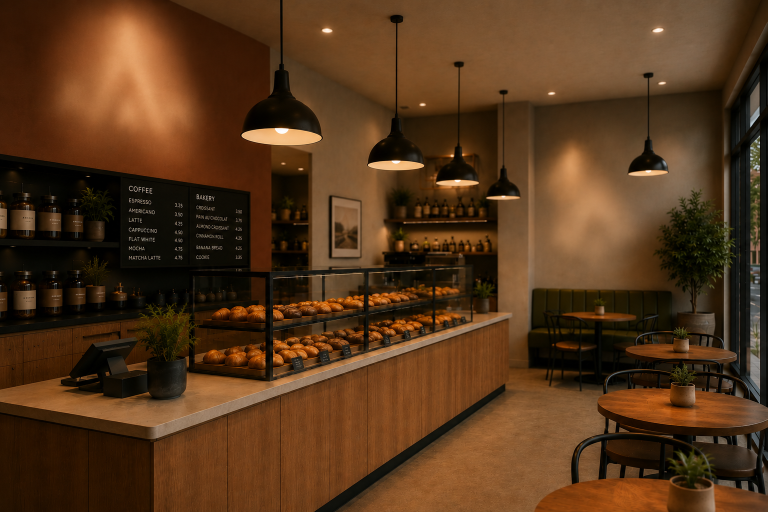
#> input picture ChatGPT Image Jul 29, 2026, 03_52_47 PM.png, 1535 x 1024 px (shown at 1/2 size)
$ python a5_to_a4.py '../ChatGPT Image Jul 29, 2026, 03_52_47 PM.png'
#> lines starting #> are read from the running program, lines starting #| are printed output that depends on the picture
#!/usr/bin/env python3
"""Собрать двухсторонний макет A4 из картинок страниц A5.

Каждый лист A4 кладётся горизонтально и делится пополам: две страницы A5
рядом. Лист печатается с двух сторон, поэтому в PDF стороны идут парами:
лицо листа 1, оборот листа 1, лицо листа 2, оборот листа 2, ...

Режимы раскладки (--mode):

  booklet  Брошюра на скрепку: стопка листов складывается пополам.
           Порядок страниц переставляется (8|1, 2|7, 6|3, 4|5 для 8 страниц).
           Это то, что нужно, если макет сгибается, а не режется.

  duplicate  Две одинаковые копии на листе: обе половины несут одну и ту же
           страницу. Для двустороннего изделия из двух страниц (лицо и оборот)
           получается один лист, который режется пополам на два готовых экземпляра.

  simple   Разрезать и сложить стопкой: левая половина листов -- первая
           половина страниц, правая -- вторая. После печати пачка режется
           пополам по сгибу, правая стопка кладётся под левую, порядок 1..N.

Порядок страниц берётся из имён файлов (натуральная сортировка: 2 < 10),
либо из явного списка файлов в аргументах.

Пример:
    python3 tools/a5_to_a4.py pages/ -o booklet.pdf --mode booklet
    python3 tools/a5_to_a4.py pages/*.jpg -o print.pdf --mode simple --flip long
"""

import argparse
import os
import re
import sys
import tempfile

from PIL import Image, ImageDraw

import img2pdf

MM = 1 / 25.4
A4_W_MM, A4_H_MM = 210.0, 297.0          # лист A4 (портрет)
SHEET_W_MM, SHEET_H_MM = A4_H_MM, A4_W_MM  # лист в макете лежит горизонтально
IMAGE_EXT = {".png", ".jpg", ".jpeg", ".webp", ".tif", ".tiff", ".bmp", ".gif"}


def natural_key(path):
    name = os.path.basename(path)
    return [int(p) if p.isdigit() else p.lower() for p in re.split(r"(\d+)", name)]


def collect_pages(inputs):
    files = []
    for item in inputs:
        if os.path.isdir(item):
            found = [
                os.path.join(item, f)
                for f in os.listdir(item)
                if os.path.splitext(f)[1].lower() in IMAGE_EXT
            ]
            files.extend(sorted(found, key=natural_key))
        else:
            files.append(item)
    if not files:
        sys.exit("Не найдено ни одной картинки страницы.")
    missing = [f for f in files if not os.path.isfile(f)]
    if missing:
        sys.exit("Нет таких файлов: " + ", ".join(missing))
    return files


def booklet_order(n_pages):
    """Пары (лево, право) для лицевой и оборотной стороны каждого листа.

    Нумерация страниц с 1, 0 -- пустая страница."""
    sheets = []
    for i in range(n_pages // 4):
        front = (n_pages - 2 * i, 2 * i + 1)
        back = (2 * i + 2, n_pages - 2 * i - 1)
        sheets.append((front, back))
    return sheets


def duplicate_order(n_pages):
    """Две одинаковые копии изделия на листе; 1 или 2 страницы на входе."""
    back = 2 if n_pages > 1 else 0
    return [((1, 1), (back, back))]


def stack_order(n_pages):
    """Раскладка «разрезать и сложить стопкой»."""
    half = n_pages // 2
    sheets = []
    for i in range(n_pages // 4):
        left_front, left_back = 2 * i + 1, 2 * i + 2
        right_front, right_back = half + 2 * i + 1, half + 2 * i + 2
        # На обороте лево и право меняются местами: при перевороте листа
        # левая половина оказывается там, где на лице была правая.
        sheets.append(((left_front, right_front), (right_back, left_back)))
    return sheets


def place(page_img, slot_w, slot_h, fit, background):
    """Вписать страницу в половину листа: contain -- целиком, cover -- в обрез."""
    canvas = Image.new("RGB", (slot_w, slot_h), background)
    if page_img is None:
        return canvas
    src = page_img.convert("RGB")
    scale = max if fit == "cover" else min
    factor = scale(slot_w / src.width, slot_h / src.height)
    new_size = (max(1, round(src.width * factor)), max(1, round(src.height * factor)))
    src = src.resize(new_size, Image.LANCZOS)
    canvas.paste(src, ((slot_w - src.width) // 2, (slot_h - src.height) // 2))
    return canvas


def build_sheet(pair, pages, geom, args):
    sheet = Image.new("RGB", (geom["w"], geom["h"]), args.background)
    slot_w, slot_h = geom["slot_w"], geom["slot_h"]
    for index, page_no in enumerate(pair):
        # Номера сверх реального количества страниц -- добивка до кратности 4.
        img = pages[page_no - 1] if 0 < page_no <= len(pages) else None
        half = place(img, slot_w, slot_h, args.fit, args.background)
        x = geom["margin"] + index * (slot_w + 2 * geom["gutter"])
        sheet.paste(half, (x, geom["margin"]))
    if args.fold_line:
        draw = ImageDraw.Draw(sheet)
        mid = geom["w"] // 2
        step = max(2, geom["h"] // 120)
        for y in range(0, geom["h"], step * 2):
            draw.line([(mid, y), (mid, y + step)], fill=(170, 170, 170), width=1)
    if args.crop_marks:
        draw = ImageDraw.Draw(sheet)
        length = max(6, geom["margin"] or round(5 * geom["px_mm"]))
        for x in (geom["margin"], geom["w"] // 2, geom["w"] - geom["margin"]):
            x = min(max(x, 0), geom["w"] - 1)
            draw.line([(x, 0), (x, length)], fill=(0, 0, 0), width=2)
            draw.line([(x, geom["h"] - length), (x, geom["h"])], fill=(0, 0, 0), width=2)
    return sheet


def main():
    parser = argparse.ArgumentParser(
        description="Двухсторонний макет A4 из страниц A5.",
        formatter_class=argparse.RawDescriptionHelpFormatter,
        epilog=__doc__,
    )
    parser.add_argument("inputs", nargs="+", help="папка со страницами или список файлов по порядку")
    parser.add_argument("-o", "--output", default="a4-print.pdf", help="итоговый PDF")
    parser.add_argument("--mode", choices=["booklet", "simple", "duplicate"], default="booklet",
                        help="booklet -- брошюра на сгиб (по умолчанию), simple -- разрезать и сложить "
                             "стопкой, duplicate -- две одинаковые копии на листе")
    parser.add_argument("--flip", choices=["short", "long"], default="short",
                        help="сторона переворота при двусторонней печати; для горизонтального макета "
                             "обычно 'по короткой стороне' (short)")
    parser.add_argument("--fit", choices=["contain", "cover"], default="contain",
                        help="contain -- страница целиком (по умолчанию), cover -- заполнить с обрезкой")
    parser.add_argument("--dpi", type=int, default=300, help="разрешение растра, по умолчанию 300")
    parser.add_argument("--margin", type=float, default=0.0, help="поле по краю листа, мм")
    parser.add_argument("--gutter", type=float, default=0.0, help="отступ от линии сгиба, мм")
    parser.add_argument("--background", default="#ffffff", help="цвет фона листа")
    parser.add_argument("--fold-line", action="store_true", help="пунктир по линии сгиба/реза")
    parser.add_argument("--crop-marks", action="store_true", help="метки реза по краям")
    parser.add_argument("--format", choices=["auto", "png", "jpeg"], default="auto",
                        help="как вложить растр в PDF: png без потерь, jpeg компактнее")
    parser.add_argument("--jpeg-quality", type=int, default=95)
    parser.add_argument("--preview", metavar="DIR", help="дополнительно выгрузить листы картинками в папку")
    args = parser.parse_args()

    files = collect_pages(args.inputs)
    pages = [Image.open(f) for f in files]
#> pages = 1 item
    n = len(pages)
#> n = 1
    if args.mode == "duplicate":
        if n > 2:
            sys.exit("Режим duplicate рассчитан на одну или две страницы (лицо и оборот).")
        padded, order = n, duplicate_order(n)
    else:
        padded = n + (-n % 4)
#> padded = 4
        order = booklet_order(padded) if args.mode == "booklet" else stack_order(padded)
#> the loop in booklet_order, `for i in range(n_pages // 4):` made 1 pass
#> (front, back) on pass 1: ((4, 1), (2, 3))
#> after the loop in booklet_order, `for i in range(n_pages // 4):`: sheets = [((4, 1), (2, 3))]
#> order = [((4, 1), (2, 3))]

    px_mm = args.dpi * MM
    geom = {
        "px_mm": px_mm,
        "w": round(SHEET_W_MM * px_mm),
        "h": round(SHEET_H_MM * px_mm),
        "margin": round(args.margin * px_mm),
        "gutter": round(args.gutter * px_mm),
    }
    geom["slot_w"] = (geom["w"] - 2 * geom["margin"] - 2 * geom["gutter"]) // 2
    geom["slot_h"] = geom["h"] - 2 * geom["margin"]

    if args.format == "auto":
        fmt = "jpeg" if any(os.path.splitext(f)[1].lower() in {".jpg", ".jpeg"} for f in files) else "png"
    else:
        fmt = args.format

    sheet_files = []
    tmpdir = tempfile.mkdtemp(prefix="a5toa4-")
    preview_dir = args.preview
    if preview_dir:
        os.makedirs(preview_dir, exist_ok=True)

    for sheet_no, (front, back) in enumerate(order, start=1):
        for side_name, pair in (("front", front), ("back", back)):
            sheet = build_sheet(pair, pages, geom, args)
            # Переворот по длинной стороне разворачивает оборот вверх ногами
            # для горизонтального макета -- компенсируем поворотом на 180 градусов.
            if side_name == "back" and args.flip == "long":
                sheet = sheet.rotate(180)
            path = os.path.join(tmpdir, f"sheet{sheet_no:03d}-{side_name}.{ 'jpg' if fmt=='jpeg' else 'png'}")
            if fmt == "jpeg":
                sheet.save(path, "JPEG", quality=args.jpeg_quality, dpi=(args.dpi, args.dpi), subsampling=0)
            else:
                sheet.save(path, "PNG", dpi=(args.dpi, args.dpi))
            sheet_files.append(path)
            if preview_dir:
                small = sheet.copy()
                small.thumbnail((1400, 1400), Image.LANCZOS)
                small.save(os.path.join(preview_dir, f"sheet{sheet_no:03d}-{side_name}.png"))
#> this loop made 1 pass
#> (sheet_no, front, back) on pass 1: (1, (4, 1), (2, 3))
#> pass 1, in main, `sheet.save(path, "PNG", dpi=(args.dpi, args.dpi))`:
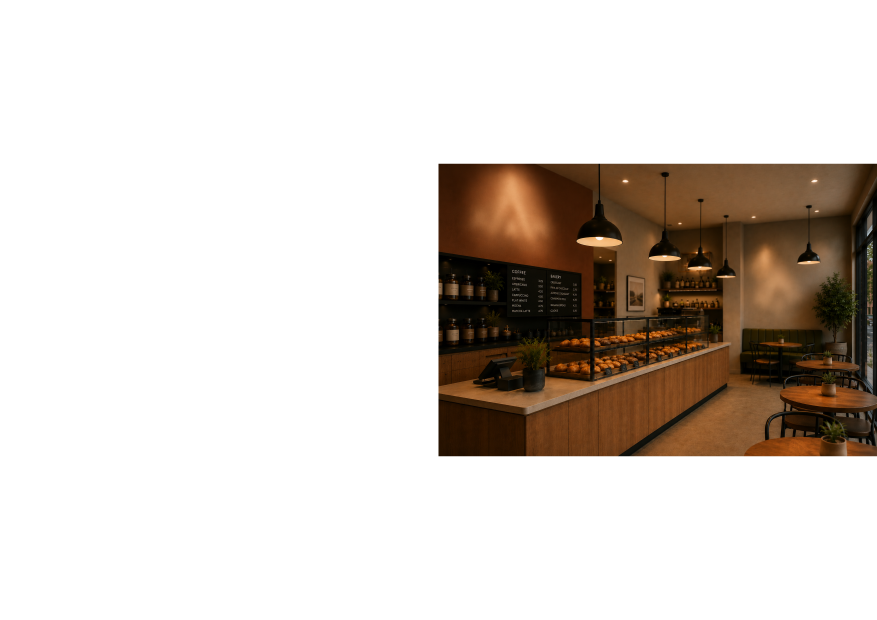
#> saved as sheet001-front.png: PIL image 3508x2480 RGB (shown at 1/4 size); mean R, G, B 214.8, 207.5, 201.2
#> after the loop, sheet_files = 2 items

    layout = img2pdf.get_layout_fun(
        (img2pdf.mm_to_pt(SHEET_W_MM), img2pdf.mm_to_pt(SHEET_H_MM))
    )
    with open(args.output, "wb") as fh:
        fh.write(img2pdf.convert(sheet_files, layout_fun=layout))

    blanks = padded - n
    print(f"Страниц A5: {n}" + (f" (+{blanks} пустых для кратности 4)" if blanks else ""))
    print(f"Листов A4: {len(order)}, сторон в PDF: {len(sheet_files)}")
    print(f"Режим: {args.mode}, переворот: по {'короткой' if args.flip == 'short' else 'длинной'} стороне")
    print(f"Готово: {args.output}")


if __name__ == "__main__":
    main()
#> (the call stopped at in main, `layout = img2pdf.get_layout_fun( (img2pdf.mm_to_pt(SHEET_W_MM), img2pd..`: img2pdf is not available in this run)

$ run again, on ChatGPT Image Jul 29, 2026, 04_08_44 PM.png
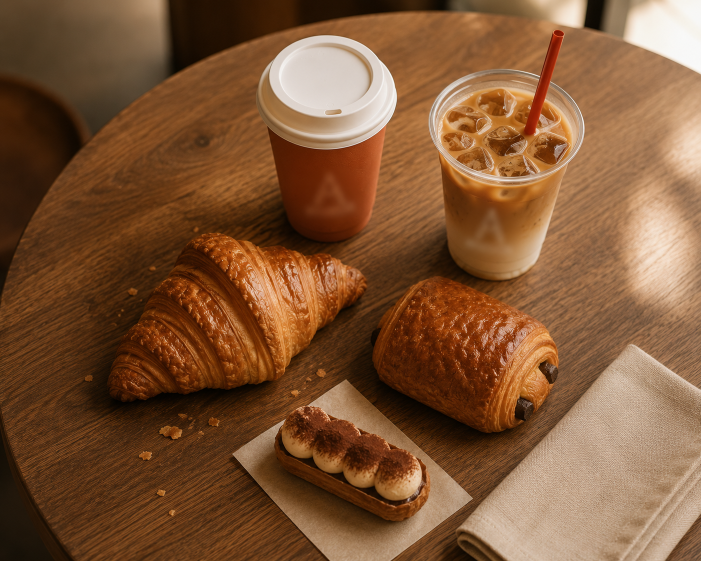
#> input picture ChatGPT Image Jul 29, 2026, 04_08_44 PM.png, 1402 x 1122 px (shown at 1/2 size)
#> pages = 1 item
#> n = 1
#> padded = 4
#> the loop in booklet_order, `for i in range(n_pages // 4):` made 1 pass
#> (front, back) on pass 1: ((4, 1), (2, 3))
#> after the loop in booklet_order, `for i in range(n_pages // 4):`: sheets = [((4, 1), (2, 3))]
#> the loop in main, `for sheet_no, (front, back) in enumerate(order, start=1):` made 1 pass
#> (sheet_no, front, back) on pass 1: (1, (4, 1), (2, 3))
#> pass 1, in main, `sheet.save(path, "PNG", dpi=(args.dpi, args.dpi))`:
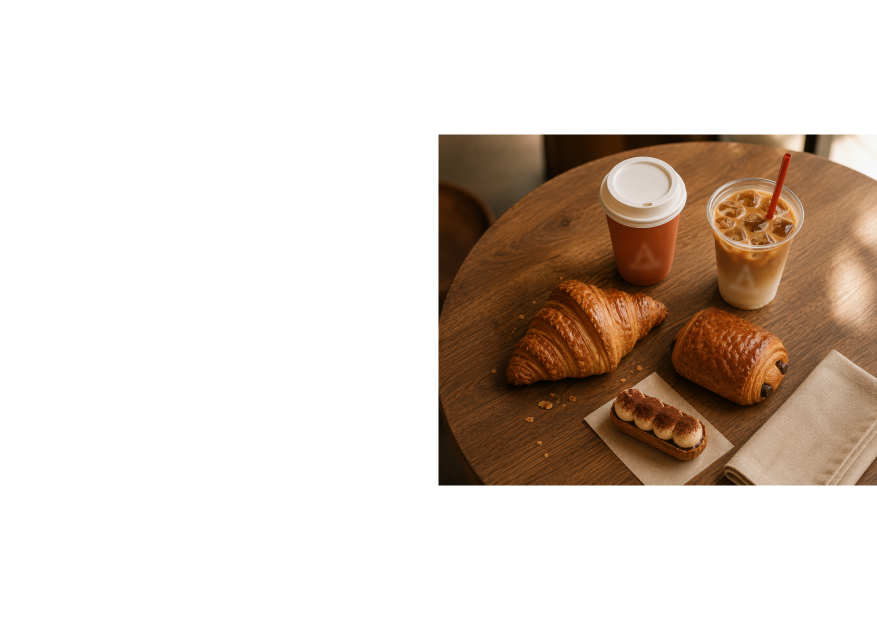
#> saved as sheet001-front.png: PIL image 3508x2480 RGB (shown at 1/4 size); mean R, G, B 218.9, 207.2, 198.1
#> after the loop in main, `for sheet_no, (front, back) in enumerate(order, start=1):`: sheet_files = 2 items

$ run again, on ChatGPT Image Jul 29, 2026, 04_10_51 PM.png
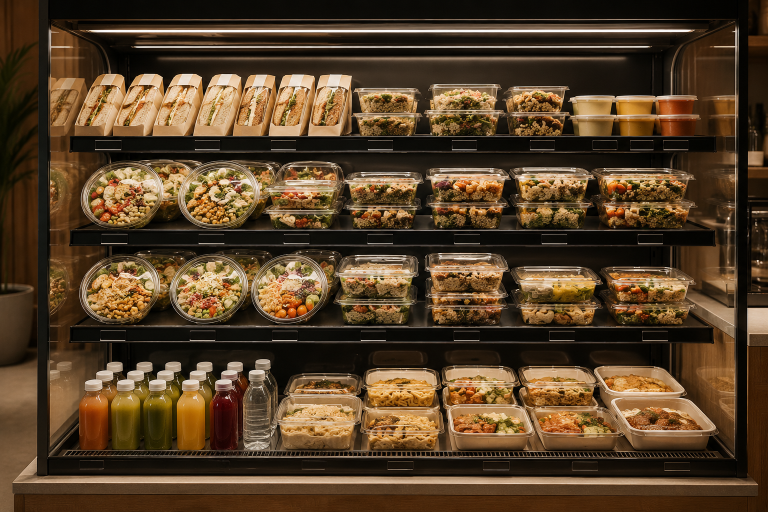
#> input picture ChatGPT Image Jul 29, 2026, 04_10_51 PM.png, 1536 x 1024 px (shown at 1/2 size)
#> pages = 1 item
#> n = 1
#> padded = 4
#> the loop in booklet_order, `for i in range(n_pages // 4):` made 1 pass
#> (front, back) on pass 1: ((4, 1), (2, 3))
#> after the loop in booklet_order, `for i in range(n_pages // 4):`: sheets = [((4, 1), (2, 3))]
#> the loop in main, `for sheet_no, (front, back) in enumerate(order, start=1):` made 1 pass
#> (sheet_no, front, back) on pass 1: (1, (4, 1), (2, 3))
#> pass 1, in place (call 2), `src = src.resize(new_size, Image.LANCZOS)`:
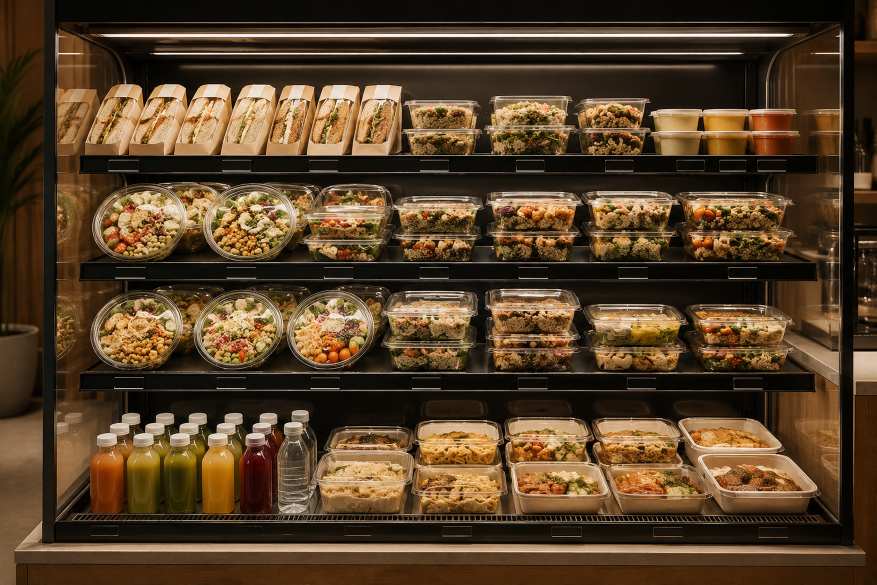
#> src: PIL image 1754x1169 RGB (shown at 1/2 size); mean R, G, B 86.4, 64.2, 39.9
#> pass 1, in main, `sheet.save(path, "PNG", dpi=(args.dpi, args.dpi))`:
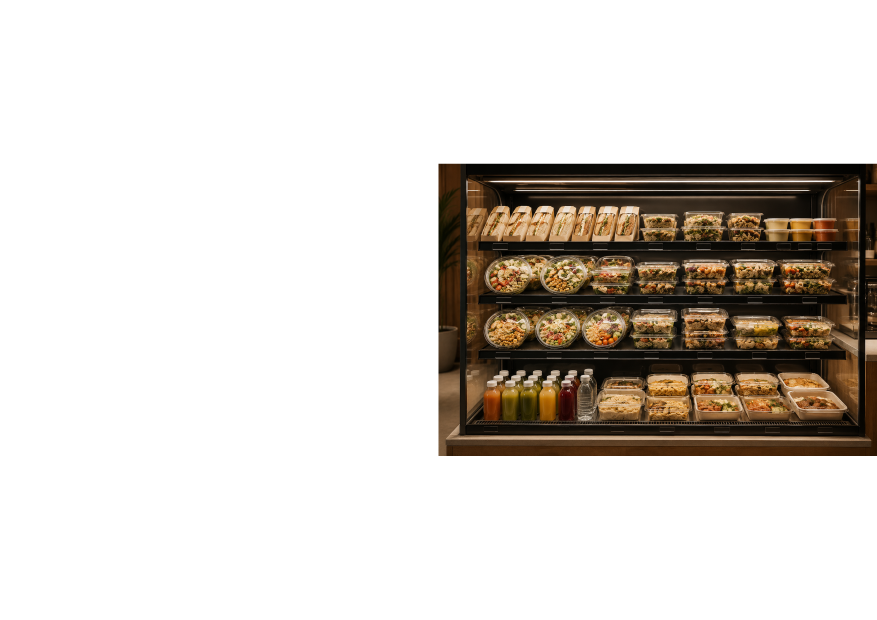
#> saved as sheet001-front.png: PIL image 3508x2480 RGB (shown at 1/4 size); mean R, G, B 215.3, 210, 204.3
#> after the loop in main, `for sheet_no, (front, back) in enumerate(order, start=1):`: sheet_files = 2 items

$ run again, on ChatGPT Image Jul 29, 2026, 04_17_25 PM.png
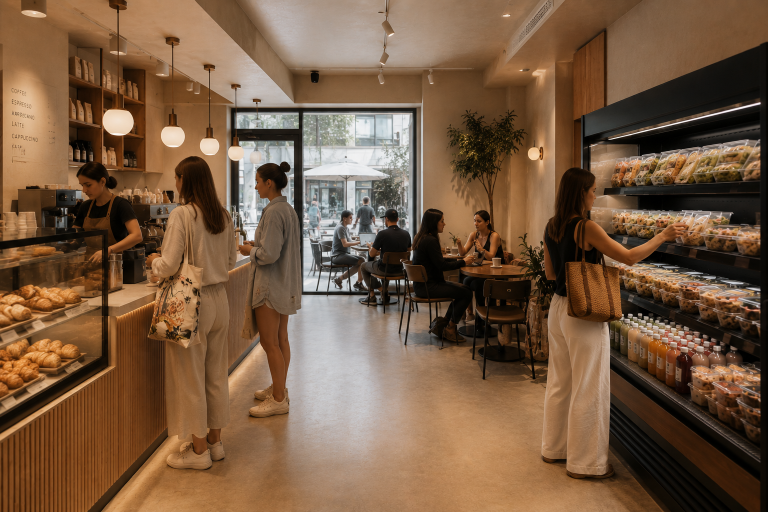
#> input picture ChatGPT Image Jul 29, 2026, 04_17_25 PM.png, 1536 x 1024 px (shown at 1/2 size)
#> pages = 1 item
#> n = 1
#> padded = 4
#> the loop in booklet_order, `for i in range(n_pages // 4):` made 1 pass
#> (front, back) on pass 1: ((4, 1), (2, 3))
#> after the loop in booklet_order, `for i in range(n_pages // 4):`: sheets = [((4, 1), (2, 3))]
#> the loop in main, `for sheet_no, (front, back) in enumerate(order, start=1):` made 1 pass
#> (sheet_no, front, back) on pass 1: (1, (4, 1), (2, 3))
#> pass 1, in main, `sheet.save(path, "PNG", dpi=(args.dpi, args.dpi))`:
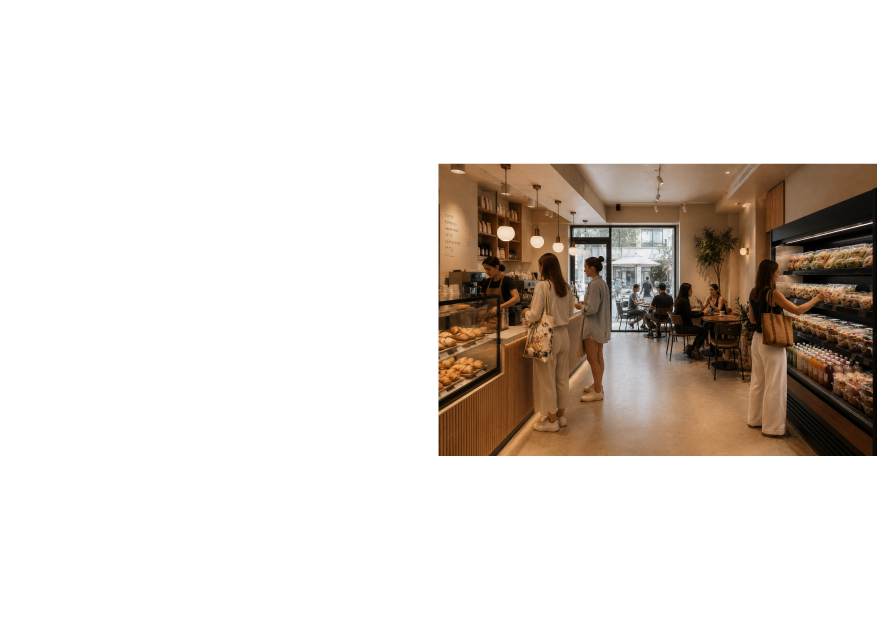
#> saved as sheet001-front.png: PIL image 3508x2480 RGB (shown at 1/4 size); mean R, G, B 223, 216.2, 210.4
#> after the loop in main, `for sheet_no, (front, back) in enumerate(order, start=1):`: sheet_files = 2 items
